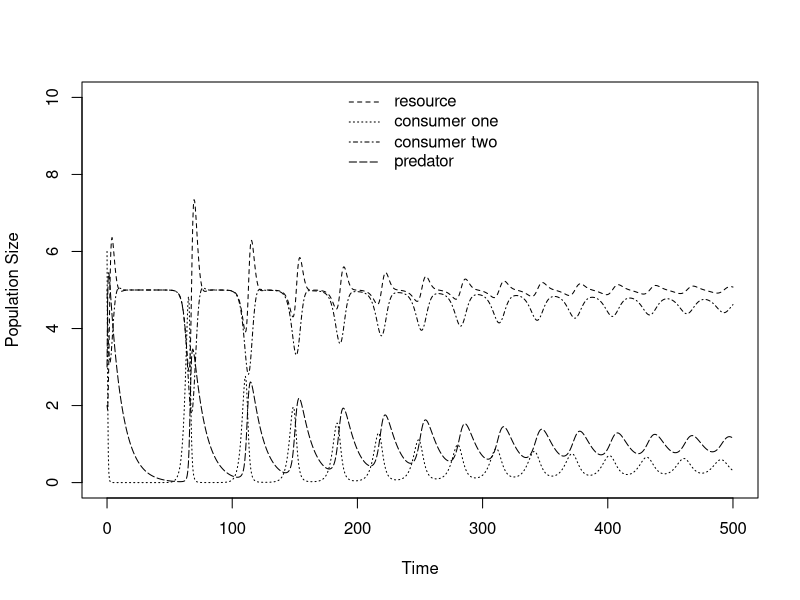
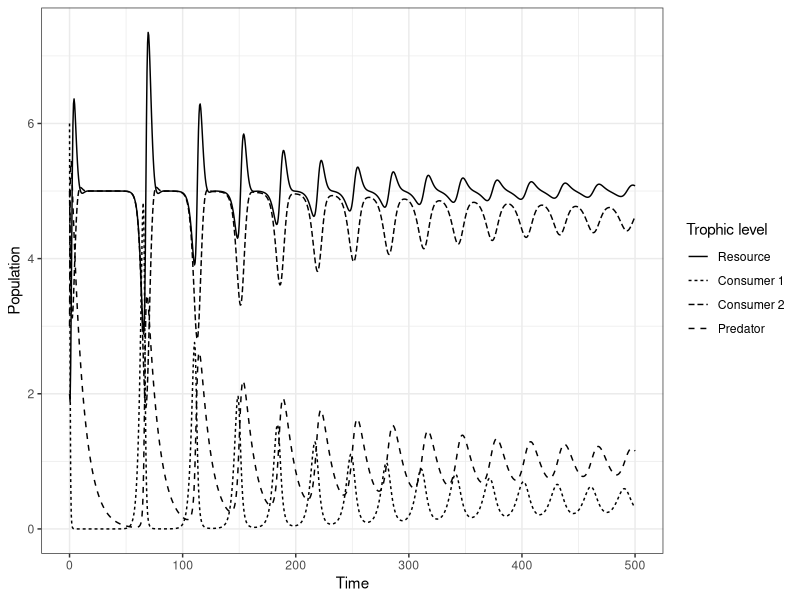

Write R code to recreate these figures, in order.
library(deSolve)
library(ggplot2)
#From Abrams 1993. Effect of Increased Productivity on the Abundances of Trophic Levels.
#The American Naturalist, Vol. 141, No. 3. (Mar., 1993), pp. 351-371
#Model based on figure 2.17.

####FUNCTION####
predprey.log.prey <- function(t, y, params) {
  R <- y[1]
  C1 <- y[2]
  C2 <- y[3]
  P <- y[4]
  
  with(as.list(params), {
    dR.dt <- r * R * (1 - R / k) - a1 * R * C1 - a2 * R * C2
    dC1.dt <- e1 * a1 * R * C1 - a3 * C1 * P - d1 * C1
    dC2.dt <- e2 * a2 * R * C2 - d2 * C2
    dP.dt <-  e3 * a3 * C1 * P - d3 * P
    return(list(c(dR.dt, dC1.dt, dC2.dt, dP.dt)))
  })
}

r <- 2 #Intrinsic growth of resource (logistic)
e1 <- 0.5 #Efficacy of take-up from resource to consumer 1
e2 <- 0.5 #Efficacy of take-up from resource to consumer 2
e3 <- 0.5 #Efficacy of take-up from consumer 1 to predator

a1 <- 0.2 #Attack rate of consumer 1 on resource
a2 <- 0.2 #Attack rate of consumer 2 on resource
a3 <- 0.5 #Attack rate of predator on consumer 1

d1 <- 0.005 #Mortality of consumer 1 (no predation)
d2 <- 0.5 #Mortality of consumer 2
d3 <- 0.1 #Mortality of predator
k <- 10 #Carrying capacity of resource

R0 <- 2 #Initial resource population
C10 <- 6 #Initial consumer 1 population
C20 <- 5 #Initial consumer 2 population
P0 <- 3 #Initial predator population
params.log.prey1 <- c(r = r, e1 = e1, e2 = e2, e3 = e3, a1 = a1, a2 = a2, a3 = a3, d1 = d1, d2 = d2, d3 = d3, k = k)
MaxTime <- 500
Time <- seq(0, MaxTime, by = 0.5)
log.prey.out <- ode(c(R0, C10, C20, P0), Time, predprey.log.prey, params.log.prey1)

####PLOTTING####
matplot(Time, (log.prey.out[, 2:5]), type = "l", lty = 2:5, col=1, ylab = "Population Size", xlab="Time", ylim = c(0,10))
legend("top", c(expression("resource"), expression("consumer one"), expression("consumer two"), expression("predator")), lty = 2:5, bty = "n")

####PLOT WITH GGOPLOT####
library(ggplot2)
library(tidyr)
#Reshape to long format
log.prey.out <- as.data.frame(log.prey.out)
log.prey.out$time <- as.numeric(log.prey.out$time)
log.prey.out <- gather(log.prey.out, key = "Trophic level", value = "Population_size", -time)
#Plot
ggplot(data = log.prey.out, aes(x = time, y = Population_size, linetype = `Trophic level`)) +
  geom_line() +
  theme_bw() + 
  labs(x = "Time", y = "Population") +
  scale_linetype_discrete(labels=c('Resource', 'Consumer 1','Consumer 2', 'Predator'))
